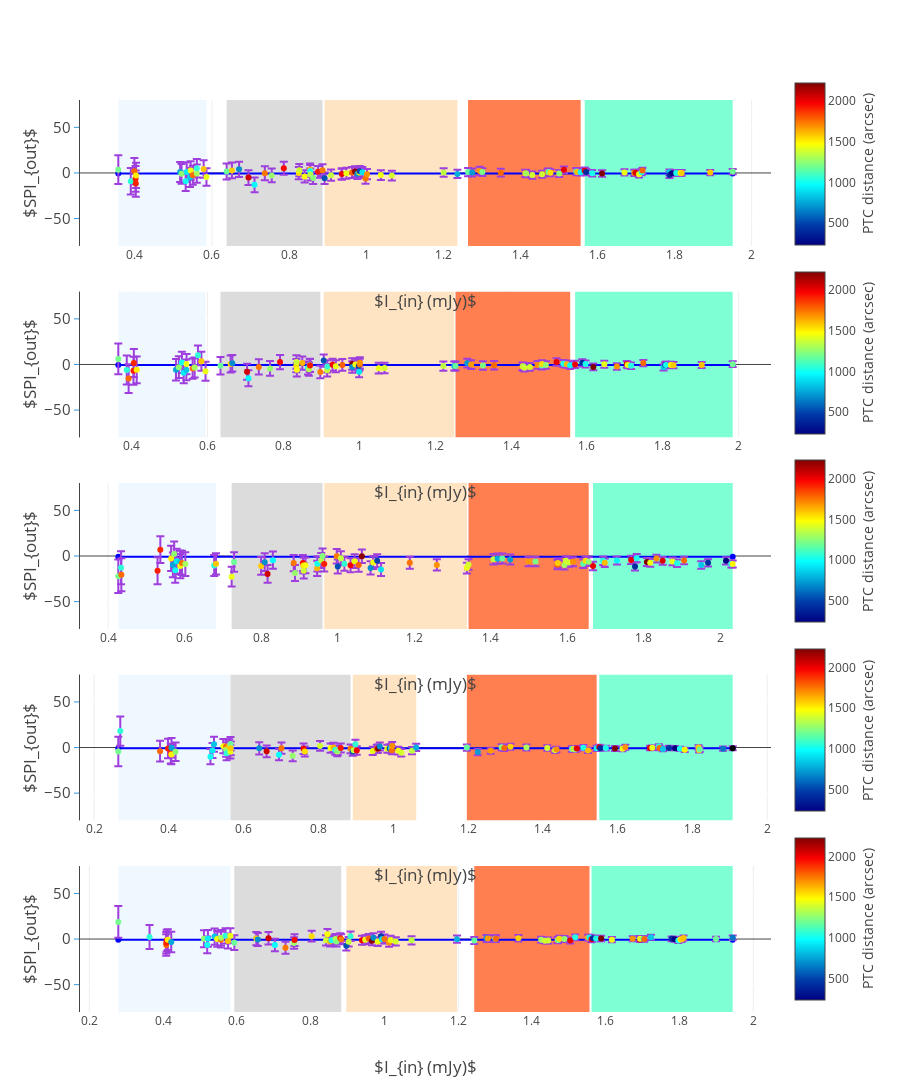

Notebook code cell kept with this figure:
### Code cell
data = []
im_titles =[]
y_min_max = y_axis_range.value
y_ran_pos = [y_min_max[-1], y_min_max[-1]]
y_ran_neg = [y_min_max[0], y_min_max[0]]
flux_im = dict()
num_bins = flux_bins.value
for input_model, output_model in sorted(models_compare.items()):
    header = output_model[:-9]
    #im_titles.append('<b>{:s} spi measure</b>'.format(header.upper()))

fig = tools.make_subplots(rows=len(models_compare.keys()), cols=1, shared_yaxes=False, print_grid=False,
                          horizontal_spacing = 0.005, vertical_spacing = 0.05,
                          subplot_titles=sorted(im_titles))
i = -1
j = 0
counter = 0
flux_im = dict()
I_min_max = []
err_I_min_max = []
if results[header]['spi']:
#    for input_model, output_model in {'skymodel1.txt': 'pybdsm-meerkat_SourceRecovery-casa.lsm.html'}.items():
    for input_model, output_model in sorted(models_compare.items()):
        header = output_model[:-9]
        i += 1
        counter+=1
        I_in = []
        name_labels = []
        spi_in_data = []
        spi_out_data = []
        spi_err_data = []
        dist_from_phase = []
        num_data_points = len(results[header]['spi'])
        for n in range(num_data_points):
            spi_out_data.append(results[header]['spi'][n][0])
            spi_err_data.append(results[header]['spi'][n][1])
            spi_in_data.append(results[header]['spi'][n][2])
            dist_from_phase.append(results[header]['spi'][n][3])
            I_in.append(results[header]['spi'][n][4])
            name_labels.append(results[header]['spi'][n][5])
        zipped_props = zip(I_in, spi_out_data, spi_err_data, spi_in_data, dist_from_phase, name_labels)
        (I_in, spi_out_data, spi_err_data, spi_in_data, dist_from_phase, name_labels) = zip(
            *sorted(zipped_props, key=lambda x: x[0]))
        spi_R_score = r2_score(spi_in_data, spi_out_data)
        spi_MSE = mean_squared_error(spi_in_data, spi_out_data)
        spi_out_in = [float(spi_out)/spi_in for spi_out,spi_in in zip(spi_out_data,spi_in_data)]
#===========================================================================================================
        ranger = num_data_points/num_bins
        start, end = [-ranger, 0]
        for b in range(num_bins):
            end += ranger
            start += ranger
            fig.append_trace(go.Scatter(
                             x=[sorted(np.array(I_in)[start:num_data_points
                                                      if (b + 1) == num_bins else end]*unit_scaler)[0],
                                sorted(np.array(I_in)[start:num_data_points
                                                      if (b + 1) == num_bins else end]*unit_scaler)[-1]],
                             y=y_ran_pos,
                             showlegend=False,
                             mode= 'none',
                             fillcolor = bin_colors[b+1],
                             fill='tozeroy'), i+1, 1)
            fig.append_trace(go.Scatter(
                             x=[sorted(np.array(I_in)[start:num_data_points
                                                      if (b + 1) == num_bins else end]*unit_scaler)[0],
                                sorted(np.array(I_in)[start:num_data_points
                                                      if (b + 1) == num_bins else end]*unit_scaler)[-1]],
                             y=y_ran_neg,
                             showlegend=False,
                             mode= 'none',
                             fillcolor = bin_colors[b+1],
                             fill='tozeroy'), i+1, 1)
#===========================================================================================================
        fig.append_trace(go.Scatter(x=np.array([sorted(I_in)[0], sorted(I_in)[-1]])*1000, showlegend=False,
                                    marker = dict(color = 'rgb(0,0,255)'),
                                    y=np.array([-.7,-.7]), mode = 'line'), i+1, 1)
        fig.append_trace(go.Scatter(x=np.array(I_in)*1000, y=np.array(spi_out_data),
                                    mode = 'markers', showlegend=False,
                                    text = name_labels, name = '%s flux_ratio' % heading,
                                    marker = dict(color = phase_center_dist, showscale=True, colorscale='Jet',
                                                  reversescale=False,
                                                  colorbar = dict(title='PTC distance (arcsec)',
                                                                   titleside ='right',
                                                              len=PLOT_NUM['colorbar'][PLOTS][2],
                                                              y=PLOT_NUM['colorbar'][PLOTS][1]-j)
                                                 ),
                                    error_y=dict(type='data', array=spi_err_data,
                                                 color = 'rgb(158, 63, 221)', visible=True)), i+1, 1)
        fig['layout'].update(title='', height=1800, width=900,
                             paper_bgcolor='rgb(255,255,255)', plot_bgcolor=bg_color,
                             legend=dict(x=0.8,y=1.0),)
        fig['layout'].update(
            {'yaxis{}'.format(counter):YAxis(title=u'$SPI_{out}$',gridcolor='rgb(255,255,255)',
            range=y_min_max,
            tickfont=dict(size=15),
            titlefont=dict(size=17),
            showgrid=True,
            showline=True,
            showticklabels=True,
            tickcolor='rgb(51,153,225)',
            ticks='outside',
            zeroline=True)})
        fig['layout'].update({'xaxis{}'.format(counter):XAxis(title='$I_{in} (mJy)$', position=0.0,
                                                                titlefont=dict(size=17),
                                                                overlaying='x')})
        fig['layout']['annotations'].update({ 'font':{'size': 10}})
        j+=PLOT_NUM['colorbar'][PLOTS][0]
    py.iplot(fig, filename='make-subplots-multiple-with-titles')

### Figure 1 — Plotly figure (JSON) as saved in the notebook; plotly's stock layout.template omitted (floating-point values rounded to 4 significant figures)
{"data": [{"fill": "tozeroy", "fillcolor": "#f0f8ff", "mode": "none", "showlegend": false, "type": "scatter", "x": [0.3571, 0.5859], "xaxis": "x1", "y": [80, 80], "yaxis": "y1"}, {"fill": "tozeroy", "fillcolor": "#f0f8ff", "mode": "none", "showlegend": false, "type": "scatter", "x": [0.3571, 0.5859], "xaxis": "x1", "y": [-80, -80], "yaxis": "y1"}, {"fill": "tozeroy", "fillcolor": "#dcdcdc", "mode": "none", "showlegend": false, "type": "scatter", "x": [0.6381, 0.8869], "xaxis": "x1", "y": [80, 80], "yaxis": "y1"}, {"fill": "tozeroy", "fillcolor": "#dcdcdc", "mode": "none", "showlegend": false, "type": "scatter", "x": [0.6381, 0.8869], "xaxis": "x1", "y": [-80, -80], "yaxis": "y1"}, {"fill": "tozeroy", "fillcolor": "#ffe4c4", "mode": "none", "showlegend": false, "type": "scatter", "x": [0.8922, 1.237], "xaxis": "x1", "y": [80, 80], "yaxis": "y1"}, {"fill": "tozeroy", "fillcolor": "#ffe4c4", "mode": "none", "showlegend": false, "type": "scatter", "x": [0.8922, 1.237], "xaxis": "x1", "y": [-80, -80], "yaxis": "y1"}, {"fill": "tozeroy", "fillcolor": "#ff7f50", "mode": "none", "showlegend": false, "type": "scatter", "x": [1.264, 1.556], "xaxis": "x1", "y": [80, 80], "yaxis": "y1"}, {"fill": "tozeroy", "fillcolor": "#ff7f50", "mode": "none", "showlegend": false, "type": "scatter", "x": [1.264, 1.556], "xaxis": "x1", "y": [-80, -80], "yaxis": "y1"}, {"fill": "tozeroy", "fillcolor": "#7fffd4", "mode": "none", "showlegend": false, "type": "scatter", "x": [1.567, 1.951], "xaxis": "x1", "y": [80, 80], "yaxis": "y1"}, {"fill": "tozeroy", "fillcolor": "#7fffd4", "mode": "none", "showlegend": false, "type": "scatter", "x": [1.567, 1.951], "xaxis": "x1", "y": [-80, -80], "yaxis": "y1"}, {"marker": {"color": "rgb(0,0,255)"}, "mode": "line", "showlegend": false, "type": "scatter", "x": [0.3571, 1.951], "xaxis": "x1", "y": [-0.7, -0.7], "yaxis": "y1"}, {"error_y": {"array": [15.77, 14.54, 14.42, 14.08, 14.38, 13.86, 10.91, 10.79, 10.61, 10.56, 10.44, 10.27, 10.39, 10.06, 10.13, 9.67, 9.623, 8.831, 8.603, 8.415, 8.175, 8.074, 7.741, 7.461, 7.189, 6.799, 6.819, 6.742, 6.64, 6.587, 6.627, 6.551, 6.449, 6.374, 6.289, 6.231, 5.987, 6.061, 6.043, 6.001, 5.777, 5.793, 5.739, 5.713, 5.733, 5.682, 5.582, 5.421, 5.331, 4.695, 4.574, 4.503, 4.378, 4.448, 4.317, 4.249, 3.958, 3.942, 3.935, 3.926, 3.86, 3.826, 3.828, 3.814, 3.741, 3.68, 3.66, 3.669, 3.601, 3.574, 3.651, 3.491, 3.418, 3.354, 3.302, 3.331, 3.274, 3.256, 3.153, 3.166, 3.155, 3.141, 3.119, 3.123, 2.965, 2.873], "color": "rgb(158, 63, 221)", "type": "data", "visible": true}, "marker": {"color": [1207.0, 1059.0, 1773.0, 1919.0, 1903.0, 1510.0, 753.0, 1257.0, 1005.0, 936.4, 836.6, 1457.0, 1763.0, 1299.0, 1062.0, 1591.0, 1442.0, 1183.0, 1583.0, 690.0, 2063.0, 973.4, 1748.0, 1270.0, 1964.0, 1544.0, 1379.0, 1467.0, 1626.0, 1012.0, 1330.0, 1238.0, 1927.0, 1740.0, 540.2, 1363.0, 1071.0, 1990.0, 1439.0, 1791.0, 2200.0, 697.3, 1451.0, 492.9, 909.8, 1756.0, 1694.0, 1445.0, 1399.0, 1352.0, 779.3, 1171.0, 723.7, 1678.0, 1221.0, 1774.0, 1572.0, 1301.0, 1388.0, 1387.0, 1695.0, 1146.0, 1546.0, 1261.0, 2009.0, 1033.0, 1611.0, 957.0, 2002.0, 418.5, 1021.0, 2227.0, 1440.0, 1694.0, 2042.0, 1435.0, 1039.0, 1776.0, 841.1, 427.1, 233.9, 1016.0, 1494.0, 1582.0, 1602.0, 1191.0, 634.7], "colorbar": {"len": 0.2, "title": "PTC distance (arcsec)", "titleside": "right", "y": 0.93}, "colorscale": "Jet", "reversescale": false, "showscale": true}, "mode": "markers", "name": "pybdsm-meerkat_SourceRecovery-wsclean flux_ratio", "showlegend": false, "text": ["ch031G", "cg142G", "cf213G", "ce261G", "cd203G", "cc172G", "cb242G", "ca121G", "bz011G", "by101G", "bx292G", "bw172G", "bv122G", "bu312G", "bt061G", "ao132aG", "bs311G", "br152G", "bq311G", "bp323G", "bo101G", "bn242G", "bm133G", "bl182G", "bk282G", "bj212G", "bi222G", "bh062G", "bg233G", "bf332G", "be051G", "bd272G", "bc332G", "bb091G", "ba070G", "az262G", "ay313G", "ax052G", "aw043G", "av192G", "au161G", "at022G", "as291G", "ar300G", "aq232G", "ap152G", "ao132G", "an192G", "am012G", "al241G", "ak241G", "aj242G", "ai321G", "ah012G", "ag082G", "af292G", "ae342G", "ad072G", "ac102G", "ab182G", "aa272G", "Z182G", "Y001G", "X333G", "W291G", "V111G", "U202G", "T033G", "S251G", "R060G", "Q043G", "P142G", "O352G", "N012G", "M141G", "L143G", "K302G", "J311G", "I330G", "H281G", "G200G", "F152G", "E012G", "D032G", "C151G", "B091G"], "type": "scatter", "x": [0.3571, 0.3895, 0.3989, 0.4019, 0.4025, 0.4032, 0.5175, 0.5211, 0.5319, 0.5345, 0.5431, 0.5449, 0.5504, 0.5607, 0.5608, 0.5785, 0.5859, 0.6381, 0.6519, 0.6703, 0.6948, 0.7105, 0.7372, 0.7551, 0.7864, 0.8254, 0.8266, 0.8404, 0.8545, 0.855, 0.8552, 0.8624, 0.8753, 0.8869, 0.8922, 0.909, 0.9366, 0.9369, 0.9488, 0.9635, 0.9713, 0.9772, 0.9825, 0.9835, 0.9903, 0.9985, 1.002, 1.038, 1.067, 1.201, 1.237, 1.264, 1.275, 1.295, 1.301, 1.349, 1.413, 1.415, 1.431, 1.457, 1.471, 1.473, 1.478, 1.501, 1.513, 1.545, 1.547, 1.556, 1.567, 1.571, 1.587, 1.612, 1.67, 1.695, 1.699, 1.708, 1.715, 1.717, 1.787, 1.787, 1.793, 1.804, 1.816, 1.819, 1.893, 1.951], "xaxis": "x1", "y": [3.65, -9.074, 1.938, -6.453, -11.61, -2.765, 1.005, -0.9825, -9.106, 1.056, -5.082, 2.641, -2.581, -0.6896, 5.083, 4.311, -4.416, 1.642, 2.755, 3.945, -5.077, -13.04, -0.2608, -2.7, 5.216, -0.1469, 3.092, -3.783, 3.706, 2.118, -1.681, -5.565, 1.303, 3.086, -5.804, -2.399, -1.186, -1.236, -0.2796, 0.5794, 1.636, -0.8593, 0.4992, 1.846, 0.7823, -6.155, -1.362, -2.361, -2.819, 0.4208, -1.085, 0.9411, 0.4336, 2.245, 0.9303, 0.3411, -0.3655, -0.7277, -2.32, -1.451, 0.6771, 1.06, 0.2781, -0.5373, 3.433, 1.631, 1.173, 0.9113, 2.292, 0.9521, -0.3005, -0.6391, 0.5676, 0.155, 0.1035, -1.543, 0.8794, 2.567, 0.7367, -2.233, -0.2283, -0.04542, -0.03887, 0.07239, 0.3809, 1.511], "yaxis": "y1"}, {"fill": "tozeroy", "fillcolor": "#f0f8ff", "mode": "none", "showlegend": false, "type": "scatter", "x": [0.3651, 0.595], "xaxis": "x2", "y": [80, 80], "yaxis": "y2"}, {"fill": "tozeroy", "fillcolor": "#f0f8ff", "mode": "none", "showlegend": false, "type": "scatter", "x": [0.3651, 0.595], "xaxis": "x2", "y": [-80, -80], "yaxis": "y2"}, {"fill": "tozeroy", "fillcolor": "#dcdcdc", "mode": "none", "showlegend": false, "type": "scatter", "x": [0.6344, 0.8976], "xaxis": "x2", "y": [80, 80], "yaxis": "y2"}, {"fill": "tozeroy", "fillcolor": "#dcdcdc", "mode": "none", "showlegend": false, "type": "scatter", "x": [0.6344, 0.8976], "xaxis": "x2", "y": [-80, -80], "yaxis": "y2"}, {"fill": "tozeroy", "fillcolor": "#ffe4c4", "mode": "none", "showlegend": false, "type": "scatter", "x": [0.9064, 1.25], "xaxis": "x2", "y": [80, 80], "yaxis": "y2"}, {"fill": "tozeroy", "fillcolor": "#ffe4c4", "mode": "none", "showlegend": false, "type": "scatter", "x": [0.9064, 1.25], "xaxis": "x2", "y": [-80, -80], "yaxis": "y2"}, {"fill": "tozeroy", "fillcolor": "#ff7f50", "mode": "none", "showlegend": false, "type": "scatter", "x": [1.254, 1.556], "xaxis": "x2", "y": [80, 80], "yaxis": "y2"}, {"fill": "tozeroy", "fillcolor": "#ff7f50", "mode": "none", "showlegend": false, "type": "scatter", "x": [1.254, 1.556], "xaxis": "x2", "y": [-80, -80], "yaxis": "y2"}, {"fill": "tozeroy", "fillcolor": "#7fffd4", "mode": "none", "showlegend": false, "type": "scatter", "x": [1.569, 1.984], "xaxis": "x2", "y": [80, 80], "yaxis": "y2"}, {"fill": "tozeroy", "fillcolor": "#7fffd4", "mode": "none", "showlegend": false, "type": "scatter", "x": [1.569, 1.984], "xaxis": "x2", "y": [-80, -80], "yaxis": "y2"}, {"marker": {"color": "rgb(0,0,255)"}, "mode": "line", "showlegend": false, "type": "scatter", "x": [0.3651, 1.984], "xaxis": "x2", "y": [-0.7, -0.7], "yaxis": "y2"}, {"error_y": {"array": [16.88, 15.97, 15.85, 15.3, 15.28, 14.71, 11.9, 11.79, 11.58, 11.44, 11.33, 11.17, 11.1, 10.88, 10.81, 10.48, 10.36, 9.684, 9.249, 9.164, 8.805, 8.785, 8.417, 8.073, 7.777, 7.35, 7.369, 7.344, 7.18, 7.159, 7.133, 7.06, 7.053, 6.833, 6.81, 6.759, 6.644, 6.611, 6.632, 6.494, 6.263, 6.306, 6.168, 6.127, 6.177, 6.167, 6.12, 5.817, 5.809, 5.053, 4.964, 4.925, 4.811, 4.721, 4.624, 4.587, 4.246, 4.285, 4.297, 4.263, 4.219, 4.179, 4.156, 4.132, 4.076, 4.004, 4.001, 3.982, 3.962, 3.884, 3.85, 3.815, 3.757, 3.672, 3.635, 3.582, 3.565, 3.5, 3.44, 3.407, 3.426, 3.414, 3.405, 3.373, 3.219, 3.095], "color": "rgb(158, 63, 221)", "type": "data", "visible": true}, "marker": {"color": [1207.0, 1059.0, 1773.0, 1919.0, 1903.0, 1510.0, 753.0, 1257.0, 1005.0, 936.4, 836.6, 1457.0, 1763.0, 1299.0, 1062.0, 1591.0, 1442.0, 1183.0, 1583.0, 690.0, 2063.0, 973.4, 1748.0, 1270.0, 1964.0, 1544.0, 1379.0, 1467.0, 1626.0, 1012.0, 1330.0, 1238.0, 1927.0, 1740.0, 540.2, 1363.0, 1071.0, 1990.0, 1439.0, 1791.0, 2200.0, 697.3, 1451.0, 492.9, 909.8, 1756.0, 1694.0, 1445.0, 1399.0, 1352.0, 779.3, 1171.0, 723.7, 1678.0, 1221.0, 1774.0, 1572.0, 1301.0, 1388.0, 1387.0, 1695.0, 1146.0, 1546.0, 1261.0, 2009.0, 1033.0, 1611.0, 957.0, 2002.0, 418.5, 1021.0, 2227.0, 1440.0, 1694.0, 2042.0, 1435.0, 1039.0, 1776.0, 841.1, 427.1, 233.9, 1016.0, 1494.0, 1582.0, 1602.0, 1191.0, 634.7], "colorbar": {"len": 0.2, "title": "PTC distance (arcsec)", "titleside": "right", "y": 0.723}, "colorscale": "Jet", "reversescale": false, "showscale": true}, "mode": "markers", "name": "pybdsm-meerkat_SourceRecovery-wsclean flux_ratio", "showlegend": false, "text": ["ch031", "cg261", "cf142", "ce203", "cd213", "cc172", "cb121", "ca242", "bz101", "by011", "bx292", "bw172", "bv122", "bu312", "bt061", "ar132a", "bs311", "br152", "bq311", "bp323", "bo101", "bn242", "bm133", "bl182", "bk282", "bj212", "bi222", "bh062", "bg233", "bf051", "be272", "bd332", "bc332", "bb070", "ba091", "az262", "ay313", "ax043", "aw052", "av192", "au232", "at022", "as161", "ar132", "aq152", "ap291", "ao300", "an192", "am012", "al241", "ak241", "aj242", "ai012", "ah321", "ag082", "af292", "ae072", "ad342", "ac102", "ab182", "aa272", "Z333", "Y182", "X001", "W291", "V202", "U033", "T043", "S111", "R251", "Q060", "P142", "O352", "N143", "M012", "L302", "K141", "J311", "I281", "H012", "G152", "F330", "E032", "D200", "C151", "B091"], "type": "scatter", "x": [0.3651, 0.3874, 0.3923, 0.4051, 0.406, 0.4136, 0.5172, 0.5247, 0.5326, 0.5375, 0.5445, 0.5449, 0.561, 0.5664, 0.575, 0.5841, 0.595, 0.6344, 0.661, 0.6655, 0.7044, 0.7081, 0.7354, 0.7649, 0.7913, 0.8342, 0.8346, 0.8356, 0.8501, 0.865, 0.8674, 0.8696, 0.8703, 0.8976, 0.9064, 0.9155, 0.9161, 0.9298, 0.9384, 0.9555, 0.9815, 0.9815, 0.99, 0.9986, 0.9997, 1.001, 1.002, 1.051, 1.067, 1.222, 1.25, 1.254, 1.285, 1.295, 1.326, 1.355, 1.43, 1.433, 1.435, 1.45, 1.47, 1.481, 1.482, 1.492, 1.52, 1.538, 1.547, 1.556, 1.569, 1.588, 1.596, 1.617, 1.646, 1.679, 1.705, 1.707, 1.716, 1.749, 1.802, 1.807, 1.808, 1.808, 1.821, 1.828, 1.903, 1.984], "xaxis": "x2", "y": [6.139, -6.096, -15.47, -6.82, 1.621, -5.839, -5.776, -2.905, 2.287, -9.127, -5.961, 0.4338, -4.474, -3.365, 10.09, 3.485, -7.383, -1.404, 0.4986, 1.336, -7.914, -15.21, -2.645, -4.376, 2.614, -1.239, 2.618, -5.788, 1.5, -3.784, -5.308, -0.8693, -1.148, -8.141, 4.25, -6.291, -2.081, -0.2956, -1.875, -0.4514, 0.6134, -2.727, 0.04624, -1.772, -7.86, 0.06264, 1.836, -4.043, -3.941, -1.749, -1.594, -1.561, 1.482, -0.1067, -1.039, -0.7939, -1.964, -2.261, -3.477, -2.683, -0.5379, -1.251, 0.6009, -0.5087, 2.672, 0.8608, 0.3642, -0.929, 0.08911, 1.782, 0.4946, -2.642, 0.2908, -2.204, 0.1942, -0.523, -1.493, 1.488, -3.098, -0.6759, -0.5139, -0.5019, -0.5428, -0.7231, -0.585, 0.3386], "yaxis": "y2"}, {"fill": "tozeroy", "fillcolor": "#f0f8ff", "mode": "none", "showlegend": false, "type": "scatter", "x": [0.4265, 0.6818], "xaxis": "x3", "y": [80, 80], "yaxis": "y3"}, {"fill": "tozeroy", "fillcolor": "#f0f8ff", "mode": "none", "showlegend": false, "type": "scatter", "x": [0.4265, 0.6818], "xaxis": "x3", "y": [-80, -80], "yaxis": "y3"}, {"fill": "tozeroy", "fillcolor": "#dcdcdc", "mode": "none", "showlegend": false, "type": "scatter", "x": [0.7226, 0.9602], "xaxis": "x3", "y": [80, 80], "yaxis": "y3"}, {"fill": "tozeroy", "fillcolor": "#dcdcdc", "mode": "none", "showlegend": false, "type": "scatter", "x": [0.7226, 0.9602], "xaxis": "x3", "y": [-80, -80], "yaxis": "y3"}, {"fill": "tozeroy", "fillcolor": "#ffe4c4", "mode": "none", "showlegend": false, "type": "scatter", "x": [0.9646, 1.337], "xaxis": "x3", "y": [80, 80], "yaxis": "y3"}, {"fill": "tozeroy", "fillcolor": "#ffe4c4", "mode": "none", "showlegend": false, "type": "scatter", "x": [0.9646, 1.337], "xaxis": "x3", "y": [-80, -80], "yaxis": "y3"}, {"fill": "tozeroy", "fillcolor": "#ff7f50", "mode": "none", "showlegend": false, "type": "scatter", "x": [1.342, 1.656], "xaxis": "x3", "y": [80, 80], "yaxis": "y3"}, {"fill": "tozeroy", "fillcolor": "#ff7f50", "mode": "none", "showlegend": false, "type": "scatter", "x": [1.342, 1.656], "xaxis": "x3", "y": [-80, -80], "yaxis": "y3"}, {"fill": "tozeroy", "fillcolor": "#7fffd4", "mode": "none", "showlegend": false, "type": "scatter", "x": [1.667, 2.032], "xaxis": "x3", "y": [80, 80], "yaxis": "y3"}, {"fill": "tozeroy", "fillcolor": "#7fffd4", "mode": "none", "showlegend": false, "type": "scatter", "x": [1.667, 2.032], "xaxis": "x3", "y": [-80, -80], "yaxis": "y3"}, {"marker": {"color": "rgb(0,0,255)"}, "mode": "line", "showlegend": false, "type": "scatter", "x": [0.4265, 2.032], "xaxis": "x3", "y": [-0.7, -0.7], "yaxis": "y3"}, {"error_y": {"array": [18.27, 18.1, 18.07, 14.77, 14.71, 13.86, 13.59, 13.86, 13.6, 13.56, 13.18, 13.32, 13.16, 13.1, 11.59, 11.6, 10.89, 10.68, 9.744, 9.739, 9.823, 9.435, 8.834, 8.763, 8.711, 8.626, 8.542, 8.55, 8.287, 8.283, 8.26, 8.199, 8.178, 7.893, 7.706, 7.803, 7.592, 7.592, 7.47, 7.479, 7.399, 7.286, 7.241, 7.129, 7.091, 6.618, 6.174, 5.797, 5.769, 5.686, 5.526, 5.51, 5.452, 5.205, 5.145, 5.001, 4.916, 4.944, 4.905, 4.904, 4.887, 4.82, 4.715, 4.774, 4.723, 4.611, 4.673, 4.474, 4.499, 4.405, 4.411, 4.308, 4.289, 4.253, 4.197, 4.225, 4.198, 4.082, 4.04, 3.983, 3.906, 3.813, 3.814], "color": "rgb(158, 63, 221)", "type": "data", "visible": true}, "marker": {"color": [1207.0, 1059.0, 1773.0, 1919.0, 1903.0, 1510.0, 753.0, 1257.0, 1005.0, 936.4, 836.6, 1457.0, 1763.0, 1299.0, 1062.0, 1591.0, 1442.0, 1183.0, 1583.0, 690.0, 2063.0, 973.4, 1748.0, 1270.0, 1964.0, 1544.0, 1379.0, 1467.0, 1626.0, 1012.0, 1330.0, 1238.0, 1927.0, 1740.0, 540.2, 1363.0, 1071.0, 1990.0, 1439.0, 1791.0, 2200.0, 697.3, 1451.0, 492.9, 909.8, 1756.0, 1694.0, 1445.0, 1399.0, 1352.0, 779.3, 1171.0, 723.7, 1678.0, 1221.0, 1774.0, 1572.0, 1301.0, 1388.0, 1387.0, 1695.0, 1146.0, 1546.0, 1261.0, 2009.0, 1033.0, 1611.0, 957.0, 2002.0, 418.5, 1021.0, 2227.0, 1440.0, 1694.0, 2042.0, 1435.0, 1039.0, 1776.0, 841.1, 427.1, 233.9, 1016.0, 1494.0, 1582.0, 1602.0, 1191.0, 634.7], "colorbar": {"len": 0.2, "title": "PTC distance (arcsec)", "titleside": "right", "y": 0.516}, "colorscale": "Jet", "reversescale": false, "showscale": true}, "mode": "markers", "name": "pybdsm-meerkat_SourceRecovery-wsclean flux_ratio", "showlegend": false, "text": ["ce261G", "cd213G", "cc172G", "cb011G", "ca121G", "bz101G", "by242G", "ap132aG", "bx172G", "bw311G", "bv292G", "bu061G", "bt312G", "bs122G", "br152G", "bq323G", "bp101G", "bo311G", "bn182G", "bm133G", "bl242G", "bk282G", "bj272G", "bi051G", "bh222G", "bg332G", "bf070G", "be212G", "bd262G", "bc062G", "bb233G", "ba091G", "az332G", "ay313G", "ax161G", "aw192G", "av291G", "au052G", "at022G", "as232G", "ar300G", "aq043G", "ap132G", "ao192G", "an152G", "am012G", "al241G", "ak321G", "aj241G", "ai242G", "ah082G", "ag012G", "af292G", "ae342G", "ad072G", "ac102G", "ab291G", "aa001G", "Z182G", "Y182G", "X272G", "W333G", "V060G", "U202G", "T111G", "S251G", "R033G", "Q142G", "P043G", "O012G", "N352G", "M141G", "L330G", "K311G", "J200G", "I302G", "H143G", "G281G", "F012G", "E152G", "D032G", "C091G", "B151G"], "type": "scatter", "x": [0.4265, 0.4336, 0.4345, 0.5291, 0.5363, 0.5645, 0.5691, 0.5724, 0.5752, 0.579, 0.5876, 0.5884, 0.5929, 0.6017, 0.6771, 0.6818, 0.7226, 0.7291, 0.7997, 0.809, 0.8166, 0.8305, 0.8848, 0.8882, 0.9089, 0.9099, 0.9111, 0.9156, 0.946, 0.9467, 0.9568, 0.9602, 0.9646, 0.9973, 1.0, 1.008, 1.017, 1.033, 1.044, 1.055, 1.063, 1.086, 1.093, 1.103, 1.113, 1.188, 1.259, 1.337, 1.342, 1.407, 1.418, 1.43, 1.451, 1.499, 1.517, 1.574, 1.575, 1.593, 1.596, 1.604, 1.615, 1.641, 1.647, 1.656, 1.667, 1.694, 1.698, 1.73, 1.767, 1.777, 1.781, 1.808, 1.817, 1.833, 1.849, 1.875, 1.887, 1.905, 1.95, 1.968, 2.015, 2.029, 2.032], "xaxis": "x3", "y": [-22.23, -12.77, -20.63, -16.14, 6.925, -2.685, -9.791, 2.169, -15.66, -5.632, -7.193, -11.0, -7.542, -8.89, -10.38, -8.595, -22.66, -6.47, -10.86, -6.809, -19.63, -4.634, -7.757, -18.68, -7.601, -10.36, -16.14, -10.27, -13.51, -8.597, -4.984, -0.04, -8.735, -0.3254, -11.42, -2.462, -8.546, -10.09, -5.677, -9.884, -0.2818, -13.11, -7.141, -5.195, -14.85, -7.389, -9.837, -13.29, -9.213, -3.608, -2.894, -2.649, -3.881, -6.151, -6.151, -9.464, -7.618, -9.753, -5.172, -7.005, -6.387, -8.467, -5.324, -6.176, -10.93, -5.149, -7.3, -4.892, -4.268, -11.51, -2.332, -6.539, -7.461, -2.756, -5.314, -5.983, -7.996, -4.938, -9.849, -7.461, -5.312, -8.758, -8.756], "yaxis": "y3"}, {"fill": "tozeroy", "fillcolor": "#f0f8ff", "mode": "none", "showlegend": false, "type": "scatter", "x": [0.2647, 0.5645], "xaxis": "x4", "y": [80, 80], "yaxis": "y4"}, {"fill": "tozeroy", "fillcolor": "#f0f8ff", "mode": "none", "showlegend": false, "type": "scatter", "x": [0.2647, 0.5645], "xaxis": "x4", "y": [-80, -80], "yaxis": "y4"}, {"fill": "tozeroy", "fillcolor": "#dcdcdc", "mode": "none", "showlegend": false, "type": "scatter", "x": [0.5648, 0.8858], "xaxis": "x4", "y": [80, 80], "yaxis": "y4"}, {"fill": "tozeroy", "fillcolor": "#dcdcdc", "mode": "none", "showlegend": false, "type": "scatter", "x": [0.5648, 0.8858], "xaxis": "x4", "y": [-80, -80], "yaxis": "y4"}, {"fill": "tozeroy", "fillcolor": "#ffe4c4", "mode": "none", "showlegend": false, "type": "scatter", "x": [0.8917, 1.061], "xaxis": "x4", "y": [80, 80], "yaxis": "y4"}, {"fill": "tozeroy", "fillcolor": "#ffe4c4", "mode": "none", "showlegend": false, "type": "scatter", "x": [0.8917, 1.061], "xaxis": "x4", "y": [-80, -80], "yaxis": "y4"}, {"fill": "tozeroy", "fillcolor": "#ff7f50", "mode": "none", "showlegend": false, "type": "scatter", "x": [1.197, 1.544], "xaxis": "x4", "y": [80, 80], "yaxis": "y4"}, {"fill": "tozeroy", "fillcolor": "#ff7f50", "mode": "none", "showlegend": false, "type": "scatter", "x": [1.197, 1.544], "xaxis": "x4", "y": [-80, -80], "yaxis": "y4"}, {"fill": "tozeroy", "fillcolor": "#7fffd4", "mode": "none", "showlegend": false, "type": "scatter", "x": [1.551, 1.908], "xaxis": "x4", "y": [80, 80], "yaxis": "y4"}, {"fill": "tozeroy", "fillcolor": "#7fffd4", "mode": "none", "showlegend": false, "type": "scatter", "x": [1.551, 1.908], "xaxis": "x4", "y": [-80, -80], "yaxis": "y4"}, {"marker": {"color": "rgb(0,0,255)"}, "mode": "line", "showlegend": false, "type": "scatter", "x": [0.2647, 1.908], "xaxis": "x4", "y": [-0.7, -0.7], "yaxis": "y4"}, {"error_y": {"array": [16.17, 16.09, 11.37, 10.77, 10.85, 10.59, 10.73, 10.23, 8.359, 8.218, 8.196, 7.836, 7.706, 7.825, 7.708, 7.629, 7.508, 7.504, 7.54, 6.674, 6.406, 6.169, 6.122, 5.919, 5.656, 5.561, 5.304, 5.083, 5.052, 5.044, 4.961, 5.016, 4.94, 4.838, 4.739, 4.774, 4.75, 4.729, 4.516, 4.484, 4.532, 4.375, 4.322, 4.258, 4.301, 4.353, 4.266, 4.174, 4.2, 4.02, 4.025, 3.501, 3.46, 3.342, 3.332, 3.267, 3.303, 3.166, 2.998, 2.927, 2.928, 2.933, 2.875, 2.851, 2.866, 2.809, 2.851, 2.764, 2.719, 2.739, 2.69, 2.698, 2.619, 2.695, 2.552, 2.527, 2.456, 2.472, 2.494, 2.451, 2.404, 2.395, 2.389, 2.356, 2.35, 2.359, 2.241, 2.204], "color": "rgb(158, 63, 221)", "type": "data", "visible": true}, "marker": {"color": [1207.0, 1059.0, 1773.0, 1919.0, 1903.0, 1510.0, 753.0, 1257.0, 1005.0, 936.4, 836.6, 1457.0, 1763.0, 1299.0, 1062.0, 1591.0, 1442.0, 1183.0, 1583.0, 690.0, 2063.0, 973.4, 1748.0, 1270.0, 1964.0, 1544.0, 1379.0, 1467.0, 1626.0, 1012.0, 1330.0, 1238.0, 1927.0, 1740.0, 540.2, 1363.0, 1071.0, 1990.0, 1439.0, 1791.0, 2200.0, 697.3, 1451.0, 492.9, 909.8, 1756.0, 1694.0, 1445.0, 1399.0, 1352.0, 779.3, 1171.0, 723.7, 1678.0, 1221.0, 1774.0, 1572.0, 1301.0, 1388.0, 1387.0, 1695.0, 1146.0, 1546.0, 1261.0, 2009.0, 1033.0, 1611.0, 957.0, 2002.0, 418.5, 1021.0, 2227.0, 1440.0, 1694.0, 2042.0, 1435.0, 1039.0, 1776.0, 841.1, 427.1, 233.9, 1016.0, 1494.0, 1582.0, 1602.0, 1191.0, 634.7], "colorbar": {"len": 0.2, "title": "PTC distance (arcsec)", "titleside": "right", "y": 0.309}, "colorscale": "Jet", "reversescale": false, "showscale": true}, "mode": "markers", "name": "pybdsm-meerkat_SourceRecovery-wsclean flux_ratio", "showlegend": false, "text": ["ci062", "ah082a", "ch031", "cg172", "cf203", "ce142", "cd213", "cc261", "cb011", "ca121", "bz242", "by172", "bx101", "bw122", "bv292", "bu061", "bt311", "ap132a", "bs312", "br152", "bq311", "bp101", "bo323", "bn242", "bm133", "bl182", "bk282", "bj212", "bi222", "bh051", "bg272", "bf062", "be332", "bd233", "bc070", "bb332", "ba091", "az262", "ay052", "ax313", "aw192", "av161", "au022", "at291", "as232", "ar043", "aq300", "ap132", "ao152", "an192", "am012", "al241", "ak241", "aj321", "ai242", "ah082", "ag012", "af292", "ae342", "ad072", "ac102", "ab182", "aa001", "Z182", "Y272", "X291", "W333", "V111", "U060", "T202", "S251", "R033", "Q142", "P043", "O352", "N012", "M311", "L141", "K143", "J302", "I330", "H200", "G281", "F032", "E012", "D152", "C151", "B091"], "type": "scatter", "x": [0.2647, 0.2699, 0.3764, 0.3976, 0.405, 0.4067, 0.407, 0.4178, 0.5111, 0.5166, 0.5205, 0.5456, 0.5528, 0.553, 0.5544, 0.5611, 0.5645, 0.5648, 0.5655, 0.6416, 0.6613, 0.6944, 0.7011, 0.731, 0.7602, 0.7635, 0.8042, 0.8323, 0.8401, 0.8449, 0.8502, 0.8513, 0.8595, 0.8858, 0.8917, 0.8941, 0.8988, 0.9023, 0.9451, 0.9562, 0.9595, 0.964, 0.9841, 0.9903, 0.9937, 0.9963, 0.9971, 1.013, 1.021, 1.05, 1.061, 1.197, 1.226, 1.261, 1.29, 1.297, 1.313, 1.356, 1.412, 1.433, 1.436, 1.478, 1.483, 1.486, 1.491, 1.508, 1.521, 1.544, 1.551, 1.554, 1.569, 1.593, 1.613, 1.621, 1.686, 1.693, 1.71, 1.712, 1.721, 1.737, 1.754, 1.767, 1.779, 1.817, 1.818, 1.82, 1.882, 1.908], "xaxis": "x4", "y": [-4.441, 17.99, -4.023, -1.034, -6.624, -7.728, -0.2814, -4.656, -9.993, -3.208, 3.63, 1.514, 1.097, -2.325, -6.372, 1.382, -4.537, 3.961, -0.8163, -0.8992, -4.215, -7.822, -0.7424, -9.132, -1.36, -4.308, 1.708, -0.6288, 0.1428, -2.832, -4.479, -3.103, -0.5902, -1.432, -4.408, -3.049, 3.686, -3.231, -3.723, -1.328, -1.147, 1.057, -1.404, -0.9971, -0.6933, -3.059, 1.672, -3.449, -5.752, -3.413, 0.1407, -0.101, -4.976, -3.504, 0.3759, -0.5175, 0.85, 0.01951, -0.52, -3.001, -2.135, -1.614, -1.753, -2.133, -1.113, -0.1682, -3.154, -0.9272, 0.3938, -0.6845, -0.6627, -1.03, -1.484, 0.2635, -0.5746, -0.3216, 1.235, -0.5333, -1.64, -0.6292, -0.7008, -1.453, -2.54, 0.04332, -3.104, -2.183, -1.239, -0.7259], "yaxis": "y4"}, {"fill": "tozeroy", "fillcolor": "#f0f8ff", "mode": "none", "showlegend": false, "type": "scatter", "x": [0.2784, 0.5823], "xaxis": "x5", "y": [80, 80], "yaxis": "y5"}, {"fill": "tozeroy", "fillcolor": "#f0f8ff", "mode": "none", "showlegend": false, "type": "scatter", "x": [0.2784, 0.5823], "xaxis": "x5", "y": [-80, -80], "yaxis": "y5"}, {"fill": "tozeroy", "fillcolor": "#dcdcdc", "mode": "none", "showlegend": false, "type": "scatter", "x": [0.593, 0.8828], "xaxis": "x5", "y": [80, 80], "yaxis": "y5"}, {"fill": "tozeroy", "fillcolor": "#dcdcdc", "mode": "none", "showlegend": false, "type": "scatter", "x": [0.593, 0.8828], "xaxis": "x5", "y": [-80, -80], "yaxis": "y5"}, {"fill": "tozeroy", "fillcolor": "#ffe4c4", "mode": "none", "showlegend": false, "type": "scatter", "x": [0.8966, 1.197], "xaxis": "x5", "y": [80, 80], "yaxis": "y5"}, {"fill": "tozeroy", "fillcolor": "#ffe4c4", "mode": "none", "showlegend": false, "type": "scatter", "x": [0.8966, 1.197], "xaxis": "x5", "y": [-80, -80], "yaxis": "y5"}, {"fill": "tozeroy", "fillcolor": "#ff7f50", "mode": "none", "showlegend": false, "type": "scatter", "x": [1.243, 1.556], "xaxis": "x5", "y": [80, 80], "yaxis": "y5"}, {"fill": "tozeroy", "fillcolor": "#ff7f50", "mode": "none", "showlegend": false, "type": "scatter", "x": [1.243, 1.556], "xaxis": "x5", "y": [-80, -80], "yaxis": "y5"}, {"fill": "tozeroy", "fillcolor": "#7fffd4", "mode": "none", "showlegend": false, "type": "scatter", "x": [1.562, 1.944], "xaxis": "x5", "y": [80, 80], "yaxis": "y5"}, {"fill": "tozeroy", "fillcolor": "#7fffd4", "mode": "none", "showlegend": false, "type": "scatter", "x": [1.562, 1.944], "xaxis": "x5", "y": [-80, -80], "yaxis": "y5"}, {"marker": {"color": "rgb(0,0,255)"}, "mode": "line", "showlegend": false, "type": "scatter", "x": [0.2784, 1.944], "xaxis": "x5", "y": [-0.7, -0.7], "yaxis": "y5"}, {"error_y": {"array": [17.35, 13.14, 11.74, 11.79, 11.82, 11.41, 11.31, 9.339, 9.149, 9.185, 8.836, 8.667, 8.626, 8.58, 8.435, 8.296, 8.142, 8.038, 7.263, 7.19, 6.876, 6.833, 6.577, 6.337, 6.366, 5.897, 5.642, 5.619, 5.574, 5.595, 5.474, 5.475, 5.405, 5.403, 5.265, 5.254, 5.247, 4.993, 5.043, 5.004, 4.948, 4.917, 4.898, 4.79, 4.766, 4.76, 4.695, 4.652, 4.606, 4.467, 3.943, 3.828, 3.689, 3.742, 3.646, 3.703, 3.549, 3.322, 3.273, 3.286, 3.253, 3.243, 3.218, 3.212, 3.183, 3.147, 3.064, 3.092, 3.08, 3.021, 3.011, 3.038, 2.931, 2.86, 2.828, 2.839, 2.802, 2.776, 2.734, 2.682, 2.676, 2.648, 2.648, 2.637, 2.663, 2.489, 2.427], "color": "rgb(158, 63, 221)", "type": "data", "visible": true}, "marker": {"color": [1207.0, 1059.0, 1773.0, 1919.0, 1903.0, 1510.0, 753.0, 1257.0, 1005.0, 936.4, 836.6, 1457.0, 1763.0, 1299.0, 1062.0, 1591.0, 1442.0, 1183.0, 1583.0, 690.0, 2063.0, 973.4, 1748.0, 1270.0, 1964.0, 1544.0, 1379.0, 1467.0, 1626.0, 1012.0, 1330.0, 1238.0, 1927.0, 1740.0, 540.2, 1363.0, 1071.0, 1990.0, 1439.0, 1791.0, 2200.0, 697.3, 1451.0, 492.9, 909.8, 1756.0, 1694.0, 1445.0, 1399.0, 1352.0, 779.3, 1171.0, 723.7, 1678.0, 1221.0, 1774.0, 1572.0, 1301.0, 1388.0, 1387.0, 1695.0, 1146.0, 1546.0, 1261.0, 2009.0, 1033.0, 1611.0, 957.0, 2002.0, 418.5, 1021.0, 2227.0, 1440.0, 1694.0, 2042.0, 1435.0, 1039.0, 1776.0, 841.1, 427.1, 233.9, 1016.0, 1494.0, 1582.0, 1602.0, 1191.0, 634.7], "colorbar": {"len": 0.2, "title": "PTC distance (arcsec)", "titleside": "right", "y": 0.102}, "colorscale": "Jet", "reversescale": false, "showscale": true}, "mode": "markers", "name": "pybdsm-meerkat_SourceRecovery-wsclean flux_ratio", "showlegend": false, "text": ["ah082a", "ch031", "cg142", "cf203", "ce213", "cd172", "cc261", "cb242", "ca011", "bz121", "by101", "bx172", "bw122", "bv292", "bu061", "bt312", "ao132a", "bs311", "br152", "bq311", "bp323", "bo101", "bn242", "bm182", "bl133", "bk282", "bj212", "bi222", "bh062", "bg051", "bf332", "be272", "bd233", "bc332", "bb070", "ba262", "az091", "ay313", "ax052", "aw192", "av043", "au161", "at022", "as300", "ar291", "aq232", "ap152", "ao132", "an192", "am012", "al241", "ak241", "aj321", "ai242", "ah082", "ag012", "af292", "ae342", "ad072", "ac102", "ab182", "aa001", "Z272", "Y182", "X333", "W291", "V202", "U111", "T033", "S060", "R251", "Q043", "P142", "O352", "N143", "M012", "L141", "K302", "J311", "I330", "H200", "G281", "F012", "E152", "D032", "C151", "B091"], "type": "scatter", "x": [0.2784, 0.3631, 0.4083, 0.4085, 0.4096, 0.4128, 0.4219, 0.5106, 0.5195, 0.5215, 0.5397, 0.5466, 0.5567, 0.557, 0.5692, 0.5759, 0.5823, 0.593, 0.6527, 0.6566, 0.6856, 0.703, 0.7317, 0.755, 0.7562, 0.8027, 0.8416, 0.8455, 0.8527, 0.8563, 0.8672, 0.8697, 0.8804, 0.8828, 0.8966, 0.903, 0.9082, 0.9392, 0.9479, 0.9571, 0.9661, 0.9701, 0.9819, 0.9908, 0.9931, 1.0, 1.012, 1.017, 1.031, 1.074, 1.197, 1.243, 1.277, 1.28, 1.301, 1.302, 1.363, 1.425, 1.435, 1.444, 1.469, 1.471, 1.474, 1.488, 1.504, 1.517, 1.552, 1.556, 1.562, 1.566, 1.574, 1.588, 1.617, 1.673, 1.692, 1.693, 1.703, 1.704, 1.722, 1.779, 1.787, 1.797, 1.803, 1.806, 1.811, 1.899, 1.944], "xaxis": "x5", "y": [18.79, 2.263, -6.552, -4.025, -1.728, -0.7261, -3.283, 0.4196, -6.443, 0.6221, 2.65, 0.08262, -0.7159, 1.466, 3.52, -2.1, 3.623, -3.945, 0.5045, -0.5036, 0.8437, -6.544, -9.624, -4.26, -1.159, 3.122, -1.361, 5.266, -2.674, -1.441, 0.05371, -2.822, 0.8303, -0.2806, -7.402, -3.06, 3.13, -1.37, -0.7561, 0.516, -1.955, 1.434, -2.832, 3.073, -0.2371, 0.1403, -3.805, -1.167, -2.601, -1.443, -0.1589, -1.635, 0.7458, 0.4613, 0.2716, 0.3749, 0.8289, -0.8222, -1.753, -1.668, -1.427, -0.9271, 0.4072, 0.03434, -1.582, 1.918, 1.55, 1.573, -0.3165, 0.9758, 0.4741, 0.535, -0.6819, 0.3199, -0.4887, 0.4314, 0.185, 0.1759, 1.857, 0.202, -0.1941, -1.651, -0.4565, -0.3414, 1.185, 0.03238, 1.455], "yaxis": "y5"}], "layout": {"annotations": [], "height": 1800, "legend": {"x": 0.8, "y": 1}, "paper_bgcolor": "rgb(255,255,255)", "plot_bgcolor": "", "title": "", "width": 900, "xaxis1": {"anchor": "y1", "domain": [0, 1], "overlaying": "x", "position": 0, "title": "$I_{in} (mJy)$", "titlefont": {"size": 17}}, "xaxis2": {"anchor": "y2", "domain": [0, 1], "overlaying": "x", "position": 0, "title": "$I_{in} (mJy)$", "titlefont": {"size": 17}}, "xaxis3": {"anchor": "y3", "domain": [0, 1], "overlaying": "x", "position": 0, "title": "$I_{in} (mJy)$", "titlefont": {"size": 17}}, "xaxis4": {"anchor": "y4", "domain": [0, 1], "overlaying": "x", "position": 0, "title": "$I_{in} (mJy)$", "titlefont": {"size": 17}}, "xaxis5": {"anchor": "y5", "domain": [0, 1], "overlaying": "x", "position": 0, "title": "$I_{in} (mJy)$", "titlefont": {"size": 17}}, "yaxis1": {"anchor": "x1", "domain": [0.84, 1], "gridcolor": "rgb(255,255,255)", "range": [-80, 80], "showgrid": true, "showline": true, "showticklabels": true, "tickcolor": "rgb(51,153,225)", "tickfont": {"size": 15}, "ticks": "outside", "title": "$SPI_{out}$", "titlefont": {"size": 17}, "zeroline": true}, "yaxis2": {"anchor": "x2", "domain": [0.63, 0.79], "gridcolor": "rgb(255,255,255)", "range": [-80, 80], "showgrid": true, "showline": true, "showticklabels": true, "tickcolor": "rgb(51,153,225)", "tickfont": {"size": 15}, "ticks": "outside", "title": "$SPI_{out}$", "titlefont": {"size": 17}, "zeroline": true}, "yaxis3": {"anchor": "x3", "domain": [0.42, 0.58], "gridcolor": "rgb(255,255,255)", "range": [-80, 80], "showgrid": true, "showline": true, "showticklabels": true, "tickcolor": "rgb(51,153,225)", "tickfont": {"size": 15}, "ticks": "outside", "title": "$SPI_{out}$", "titlefont": {"size": 17}, "zeroline": true}, "yaxis4": {"anchor": "x4", "domain": [0.21, 0.37], "gridcolor": "rgb(255,255,255)", "range": [-80, 80], "showgrid": true, "showline": true, "showticklabels": true, "tickcolor": "rgb(51,153,225)", "tickfont": {"size": 15}, "ticks": "outside", "title": "$SPI_{out}$", "titlefont": {"size": 17}, "zeroline": true}, "yaxis5": {"anchor": "x5", "domain": [0, 0.16], "gridcolor": "rgb(255,255,255)", "range": [-80, 80], "showgrid": true, "showline": true, "showticklabels": true, "tickcolor": "rgb(51,153,225)", "tickfont": {"size": 15}, "ticks": "outside", "title": "$SPI_{out}$", "titlefont": {"size": 17}, "zeroline": true}}}
